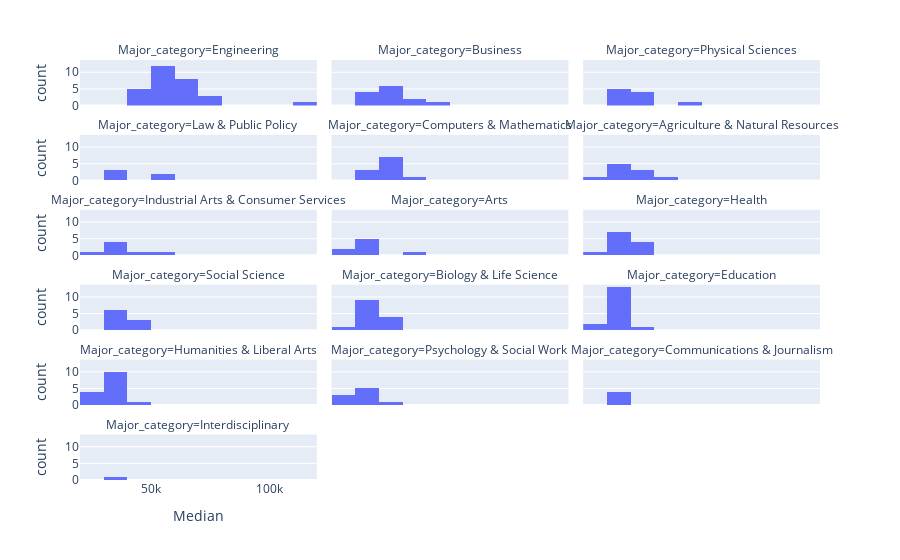

This figure's notebook cell:
### Code cell
#Make a histogram that explores median income for each of the major categories (facet_col). How did you choose your number of bins?
fig = px.histogram(DF_raw, 
                   x = 'Median',
                   nbins= 15,
                  facet_col='Major_category',
                  facet_col_wrap = 3)
fig.show()

### Figure 1 — Plotly figure (JSON) as saved in the notebook; plotly's stock layout.template omitted (floating-point values rounded to 4 significant figures)
{"data": [{"alignmentgroup": "True", "bingroup": "x", "hovertemplate": "Major_category=Engineering<br>Median=%{x}<br>count=%{y}<extra></extra>", "legendgroup": "", "marker": {"color": "#636efa", "pattern": {"shape": ""}}, "name": "", "nbinsx": 15, "offsetgroup": "", "orientation": "v", "showlegend": false, "type": "histogram", "x": [110000, 75000, 73000, 70000, 65000, 65000, 60000, 60000, 60000, 60000, 60000, 60000, 58000, 57100, 57000, 56000, 54000, 52000, 52000, 50000, 50000, 50000, 50000, 50000, 46000, 44000, 40000, 40000, 40000], "xaxis": "x16", "yaxis": "y16"}, {"alignmentgroup": "True", "bingroup": "x", "hovertemplate": "Major_category=Business<br>Median=%{x}<br>count=%{y}<extra></extra>", "legendgroup": "", "marker": {"color": "#636efa", "pattern": {"shape": ""}}, "name": "", "nbinsx": 15, "offsetgroup": "", "orientation": "v", "showlegend": false, "type": "histogram", "x": [62000, 51000, 50000, 47000, 46000, 45000, 40000, 40000, 40000, 38000, 38000, 36000, 33000], "xaxis": "x17", "yaxis": "y17"}, {"alignmentgroup": "True", "bingroup": "x", "hovertemplate": "Major_category=Physical Sciences<br>Median=%{x}<br>count=%{y}<extra></extra>", "legendgroup": "", "marker": {"color": "#636efa", "pattern": {"shape": ""}}, "name": "", "nbinsx": 15, "offsetgroup": "", "orientation": "v", "showlegend": false, "type": "histogram", "x": [62000, 46000, 45000, 44700, 40000, 39000, 36200, 36000, 35000, 35000], "xaxis": "x18", "yaxis": "y18"}, {"alignmentgroup": "True", "bingroup": "x", "hovertemplate": "Major_category=Law & Public Policy<br>Median=%{x}<br>count=%{y}<extra></extra>", "legendgroup": "", "marker": {"color": "#636efa", "pattern": {"shape": ""}}, "name": "", "nbinsx": 15, "offsetgroup": "", "orientation": "v", "showlegend": false, "type": "histogram", "x": [54000, 50000, 36000, 36000, 35000], "xaxis": "x13", "yaxis": "y13"}, {"alignmentgroup": "True", "bingroup": "x", "hovertemplate": "Major_category=Computers & Mathematics<br>Median=%{x}<br>count=%{y}<extra></extra>", "legendgroup": "", "marker": {"color": "#636efa", "pattern": {"shape": ""}}, "name": "", "nbinsx": 15, "offsetgroup": "", "orientation": "v", "showlegend": false, "type": "histogram", "x": [53000, 45000, 45000, 45000, 45000, 45000, 42000, 41300, 37500, 36400, 35000], "xaxis": "x14", "yaxis": "y14"}, {"alignmentgroup": "True", "bingroup": "x", "hovertemplate": "Major_category=Agriculture & Natural Resources<br>Median=%{x}<br>count=%{y}<extra></extra>", "legendgroup": "", "marker": {"color": "#636efa", "pattern": {"shape": ""}}, "name": "", "nbinsx": 15, "offsetgroup": "", "orientation": "v", "showlegend": false, "type": "histogram", "x": [53000, 40000, 40000, 40000, 35000, 35000, 35000, 32000, 30000, 29000], "xaxis": "x15", "yaxis": "y15"}, {"alignmentgroup": "True", "bingroup": "x", "hovertemplate": "Major_category=Industrial Arts & Consumer Services<br>Median=%{x}<br>count=%{y}<extra></extra>", "legendgroup": "", "marker": {"color": "#636efa", "pattern": {"shape": ""}}, "name": "", "nbinsx": 15, "offsetgroup": "", "orientation": "v", "showlegend": false, "type": "histogram", "x": [50000, 40000, 38400, 35000, 32000, 30000, 29000], "xaxis": "x10", "yaxis": "y10"}, {"alignmentgroup": "True", "bingroup": "x", "hovertemplate": "Major_category=Arts<br>Median=%{x}<br>count=%{y}<extra></extra>", "legendgroup": "", "marker": {"color": "#636efa", "pattern": {"shape": ""}}, "name": "", "nbinsx": 15, "offsetgroup": "", "orientation": "v", "showlegend": false, "type": "histogram", "x": [50000, 35000, 32000, 31000, 30500, 30000, 29000, 27000], "xaxis": "x11", "yaxis": "y11"}, {"alignmentgroup": "True", "bingroup": "x", "hovertemplate": "Major_category=Health<br>Median=%{x}<br>count=%{y}<extra></extra>", "legendgroup": "", "marker": {"color": "#636efa", "pattern": {"shape": ""}}, "name": "", "nbinsx": 15, "offsetgroup": "", "orientation": "v", "showlegend": false, "type": "histogram", "x": [48000, 45000, 42000, 40000, 36000, 35000, 35000, 34000, 33500, 33000, 32400, 28000], "xaxis": "x12", "yaxis": "y12"}, {"alignmentgroup": "True", "bingroup": "x", "hovertemplate": "Major_category=Social Science<br>Median=%{x}<br>count=%{y}<extra></extra>", "legendgroup": "", "marker": {"color": "#636efa", "pattern": {"shape": ""}}, "name": "", "nbinsx": 15, "offsetgroup": "", "orientation": "v", "showlegend": false, "type": "histogram", "x": [47000, 40100, 40000, 38000, 38000, 35000, 33000, 33000, 32000], "xaxis": "x7", "yaxis": "y7"}, {"alignmentgroup": "True", "bingroup": "x", "hovertemplate": "Major_category=Biology & Life Science<br>Median=%{x}<br>count=%{y}<extra></extra>", "legendgroup": "", "marker": {"color": "#636efa", "pattern": {"shape": ""}}, "name": "", "nbinsx": 15, "offsetgroup": "", "orientation": "v", "showlegend": false, "type": "histogram", "x": [45000, 41000, 40000, 40000, 38000, 37400, 37000, 35600, 35000, 35000, 33500, 33400, 33000, 26000], "xaxis": "x8", "yaxis": "y8"}, {"alignmentgroup": "True", "bingroup": "x", "hovertemplate": "Major_category=Education<br>Median=%{x}<br>count=%{y}<extra></extra>", "legendgroup": "", "marker": {"color": "#636efa", "pattern": {"shape": ""}}, "name": "", "nbinsx": 15, "offsetgroup": "", "orientation": "v", "showlegend": false, "type": "histogram", "x": [41000, 35000, 34000, 34000, 34000, 34000, 33000, 33000, 32500, 32100, 32000, 32000, 31000, 30000, 28000, 22000], "xaxis": "x9", "yaxis": "y9"}, {"alignmentgroup": "True", "bingroup": "x", "hovertemplate": "Major_category=Humanities & Liberal Arts<br>Median=%{x}<br>count=%{y}<extra></extra>", "legendgroup": "", "marker": {"color": "#636efa", "pattern": {"shape": ""}}, "name": "", "nbinsx": 15, "offsetgroup": "", "orientation": "v", "showlegend": false, "type": "histogram", "x": [40000, 35000, 34000, 34000, 34000, 33000, 32200, 32000, 32000, 31000, 30000, 29000, 28000, 27500, 27000], "xaxis": "x4", "yaxis": "y4"}, {"alignmentgroup": "True", "bingroup": "x", "hovertemplate": "Major_category=Psychology & Social Work<br>Median=%{x}<br>count=%{y}<extra></extra>", "legendgroup": "", "marker": {"color": "#636efa", "pattern": {"shape": ""}}, "name": "", "nbinsx": 15, "offsetgroup": "", "orientation": "v", "showlegend": false, "type": "histogram", "x": [40000, 36000, 31500, 30000, 30000, 30000, 25000, 25000, 23400], "xaxis": "x5", "yaxis": "y5"}, {"alignmentgroup": "True", "bingroup": "x", "hovertemplate": "Major_category=Communications & Journalism<br>Median=%{x}<br>count=%{y}<extra></extra>", "legendgroup": "", "marker": {"color": "#636efa", "pattern": {"shape": ""}}, "name": "", "nbinsx": 15, "offsetgroup": "", "orientation": "v", "showlegend": false, "type": "histogram", "x": [35000, 35000, 35000, 33000], "xaxis": "x6", "yaxis": "y6"}, {"alignmentgroup": "True", "bingroup": "x", "hovertemplate": "Major_category=Interdisciplinary<br>Median=%{x}<br>count=%{y}<extra></extra>", "legendgroup": "", "marker": {"color": "#636efa", "pattern": {"shape": ""}}, "name": "", "nbinsx": 15, "offsetgroup": "", "orientation": "v", "showlegend": false, "type": "histogram", "x": [35000], "xaxis": "x", "yaxis": "y"}], "layout": {"annotations": [{"font": {}, "showarrow": false, "text": "Major_category=Interdisciplinary", "x": 0.16, "xanchor": "center", "xref": "paper", "y": 0.1083, "yanchor": "bottom", "yref": "paper"}, {"font": {}, "showarrow": false, "text": "Major_category=Humanities & Liberal Arts", "x": 0.16, "xanchor": "center", "xref": "paper", "y": 0.2867, "yanchor": "bottom", "yref": "paper"}, {"font": {}, "showarrow": false, "text": "Major_category=Psychology & Social Work", "x": 0.5, "xanchor": "center", "xref": "paper", "y": 0.2867, "yanchor": "bottom", "yref": "paper"}, {"font": {}, "showarrow": false, "text": "Major_category=Communications & Journalism", "x": 0.84, "xanchor": "center", "xref": "paper", "y": 0.2867, "yanchor": "bottom", "yref": "paper"}, {"font": {}, "showarrow": false, "text": "Major_category=Social Science", "x": 0.16, "xanchor": "center", "xref": "paper", "y": 0.465, "yanchor": "bottom", "yref": "paper"}, {"font": {}, "showarrow": false, "text": "Major_category=Biology & Life Science", "x": 0.5, "xanchor": "center", "xref": "paper", "y": 0.465, "yanchor": "bottom", "yref": "paper"}, {"font": {}, "showarrow": false, "text": "Major_category=Education", "x": 0.84, "xanchor": "center", "xref": "paper", "y": 0.465, "yanchor": "bottom", "yref": "paper"}, {"font": {}, "showarrow": false, "text": "Major_category=Industrial Arts & Consumer Services", "x": 0.16, "xanchor": "center", "xref": "paper", "y": 0.6433, "yanchor": "bottom", "yref": "paper"}, {"font": {}, "showarrow": false, "text": "Major_category=Arts", "x": 0.5, "xanchor": "center", "xref": "paper", "y": 0.6433, "yanchor": "bottom", "yref": "paper"}, {"font": {}, "showarrow": false, "text": "Major_category=Health", "x": 0.84, "xanchor": "center", "xref": "paper", "y": 0.6433, "yanchor": "bottom", "yref": "paper"}, {"font": {}, "showarrow": false, "text": "Major_category=Law & Public Policy", "x": 0.16, "xanchor": "center", "xref": "paper", "y": 0.8217, "yanchor": "bottom", "yref": "paper"}, {"font": {}, "showarrow": false, "text": "Major_category=Computers & Mathematics", "x": 0.5, "xanchor": "center", "xref": "paper", "y": 0.8217, "yanchor": "bottom", "yref": "paper"}, {"font": {}, "showarrow": false, "text": "Major_category=Agriculture & Natural Resources", "x": 0.84, "xanchor": "center", "xref": "paper", "y": 0.8217, "yanchor": "bottom", "yref": "paper"}, {"font": {}, "showarrow": false, "text": "Major_category=Engineering", "x": 0.16, "xanchor": "center", "xref": "paper", "y": 1.0, "yanchor": "bottom", "yref": "paper"}, {"font": {}, "showarrow": false, "text": "Major_category=Business", "x": 0.5, "xanchor": "center", "xref": "paper", "y": 1.0, "yanchor": "bottom", "yref": "paper"}, {"font": {}, "showarrow": false, "text": "Major_category=Physical Sciences", "x": 0.84, "xanchor": "center", "xref": "paper", "y": 1.0, "yanchor": "bottom", "yref": "paper"}], "autosize": true, "barmode": "relative", "legend": {"tracegroupgap": 0}, "margin": {"t": 60}, "xaxis": {"anchor": "y", "autorange": true, "domain": [0, 0.32], "range": [20000.0, 120000.0], "title": {"text": "Median"}, "type": "linear"}, "xaxis10": {"anchor": "y10", "autorange": true, "domain": [0, 0.32], "matches": "x", "range": [20000.0, 120000.0], "showticklabels": false, "type": "linear"}, "xaxis11": {"anchor": "y11", "autorange": true, "domain": [0.34, 0.66], "matches": "x", "range": [20000.0, 120000.0], "showticklabels": false, "type": "linear"}, "xaxis12": {"anchor": "y12", "autorange": true, "domain": [0.68, 1.0], "matches": "x", "range": [20000.0, 120000.0], "showticklabels": false, "type": "linear"}, "xaxis13": {"anchor": "y13", "autorange": true, "domain": [0, 0.32], "matches": "x", "range": [20000.0, 120000.0], "showticklabels": false, "type": "linear"}, "xaxis14": {"anchor": "y14", "autorange": true, "domain": [0.34, 0.66], "matches": "x", "range": [20000.0, 120000.0], "showticklabels": false, "type": "linear"}, "xaxis15": {"anchor": "y15", "autorange": true, "domain": [0.68, 1.0], "matches": "x", "range": [20000.0, 120000.0], "showticklabels": false, "type": "linear"}, "xaxis16": {"anchor": "y16", "autorange": true, "domain": [0, 0.32], "matches": "x", "range": [20000.0, 120000.0], "showticklabels": false, "type": "linear"}, "xaxis17": {"anchor": "y17", "autorange": true, "domain": [0.34, 0.66], "matches": "x", "range": [20000.0, 120000.0], "showticklabels": false, "type": "linear"}, "xaxis18": {"anchor": "y18", "autorange": true, "domain": [0.68, 1.0], "matches": "x", "range": [20000.0, 120000.0], "showticklabels": false, "type": "linear"}, "xaxis2": {"anchor": "y2", "domain": [0.34, 0.66], "matches": "x", "title": {"text": "Median"}}, "xaxis3": {"anchor": "y3", "domain": [0.68, 1.0], "matches": "x", "title": {"text": "Median"}}, "xaxis4": {"anchor": "y4", "autorange": true, "domain": [0, 0.32], "matches": "x", "range": [20000.0, 120000.0], "showticklabels": false, "type": "linear"}, "xaxis5": {"anchor": "y5", "autorange": true, "domain": [0.34, 0.66], "matches": "x", "range": [20000.0, 120000.0], "showticklabels": false, "type": "linear"}, "xaxis6": {"anchor": "y6", "autorange": true, "domain": [0.68, 1.0], "matches": "x", "range": [20000.0, 120000.0], "showticklabels": false, "type": "linear"}, "xaxis7": {"anchor": "y7", "autorange": true, "domain": [0, 0.32], "matches": "x", "range": [20000.0, 120000.0], "showticklabels": false, "type": "linear"}, "xaxis8": {"anchor": "y8", "autorange": true, "domain": [0.34, 0.66], "matches": "x", "range": [20000.0, 120000.0], "showticklabels": false, "type": "linear"}, "xaxis9": {"anchor": "y9", "autorange": true, "domain": [0.68, 1.0], "matches": "x", "range": [20000.0, 120000.0], "showticklabels": false, "type": "linear"}, "yaxis": {"anchor": "x", "autorange": true, "domain": [0, 0.1083], "range": [0, 13.68], "title": {"text": "count"}}, "yaxis10": {"anchor": "x10", "autorange": true, "domain": [0.535, 0.6433], "matches": "y", "range": [0, 13.68], "title": {"text": "count"}}, "yaxis11": {"anchor": "x11", "autorange": true, "domain": [0.535, 0.6433], "matches": "y", "range": [0, 13.68], "showticklabels": false}, "yaxis12": {"anchor": "x12", "autorange": true, "domain": [0.535, 0.6433], "matches": "y", "range": [0, 13.68], "showticklabels": false}, "yaxis13": {"anchor": "x13", "autorange": true, "domain": [0.7133, 0.8217], "matches": "y", "range": [0, 13.68], "title": {"text": "count"}}, "yaxis14": {"anchor": "x14", "autorange": true, "domain": [0.7133, 0.8217], "matches": "y", "range": [0, 13.68], "showticklabels": false}, "yaxis15": {"anchor": "x15", "autorange": true, "domain": [0.7133, 0.8217], "matches": "y", "range": [0, 13.68], "showticklabels": false}, "yaxis16": {"anchor": "x16", "autorange": true, "domain": [0.8917, 1.0], "matches": "y", "range": [0, 13.68], "title": {"text": "count"}}, "yaxis17": {"anchor": "x17", "autorange": true, "domain": [0.8917, 1.0], "matches": "y", "range": [0, 13.68], "showticklabels": false}, "yaxis18": {"anchor": "x18", "autorange": true, "domain": [0.8917, 1.0], "matches": "y", "range": [0, 13.68], "showticklabels": false}, "yaxis2": {"anchor": "x2", "domain": [0, 0.1083], "matches": "y", "showticklabels": false}, "yaxis3": {"anchor": "x3", "domain": [0, 0.1083], "matches": "y", "showticklabels": false}, "yaxis4": {"anchor": "x4", "autorange": true, "domain": [0.1783, 0.2867], "matches": "y", "range": [0, 13.68], "title": {"text": "count"}}, "yaxis5": {"anchor": "x5", "autorange": true, "domain": [0.1783, 0.2867], "matches": "y", "range": [0, 13.68], "showticklabels": false}, "yaxis6": {"anchor": "x6", "autorange": true, "domain": [0.1783, 0.2867], "matches": "y", "range": [0, 13.68], "showticklabels": false}, "yaxis7": {"anchor": "x7", "autorange": true, "domain": [0.3567, 0.465], "matches": "y", "range": [0, 13.68], "title": {"text": "count"}}, "yaxis8": {"anchor": "x8", "autorange": true, "domain": [0.3567, 0.465], "matches": "y", "range": [0, 13.68], "showticklabels": false}, "yaxis9": {"anchor": "x9", "autorange": true, "domain": [0.3567, 0.465], "matches": "y", "range": [0, 13.68], "showticklabels": false}}}
